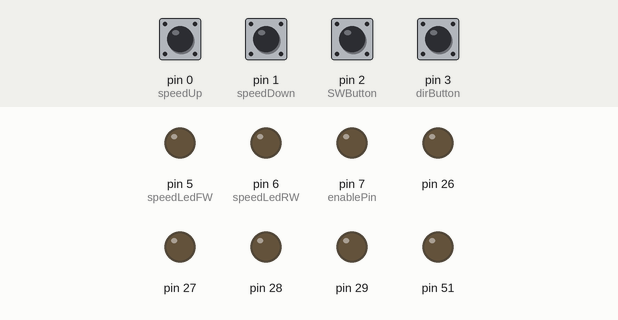
Recording of a sketch running on a simulated Arduino Mega 2560, built with avr-gcc and run on an emulated ATmega2560. Parts: output pins drawn as LEDs (lit = HIGH). The test bench sets the inputs (shaded band); at power-on: pin 0 (speedUp), pin 1 (speedDown), pin 2 (SWButton), pin 3 (dirButton) LOW.

Above: at 1.2 s.
1.3 s: pin 2 (SWButton) pulled HIGH for 0.15 s
2.9 s: pin 0 (speedUp) pulled HIGH for 1 s
At 5.1 s:
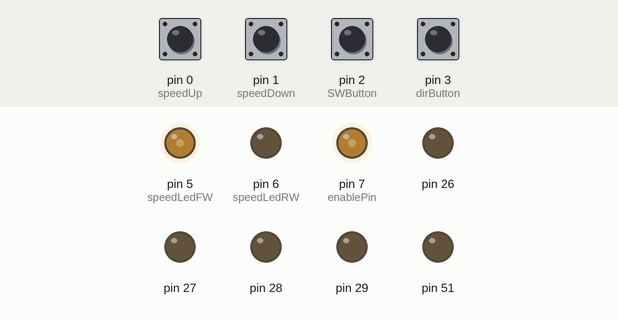
5.4 s: pin 3 (dirButton) pulled HIGH for 0.15 s
At 8.2 s:
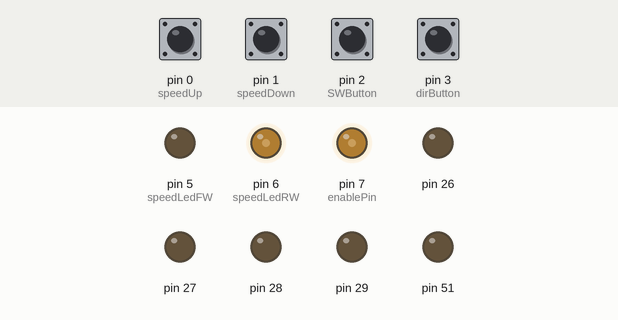
8.5 s: pin 0 (speedUp) pulled HIGH for 1 s
At 10.7 s:
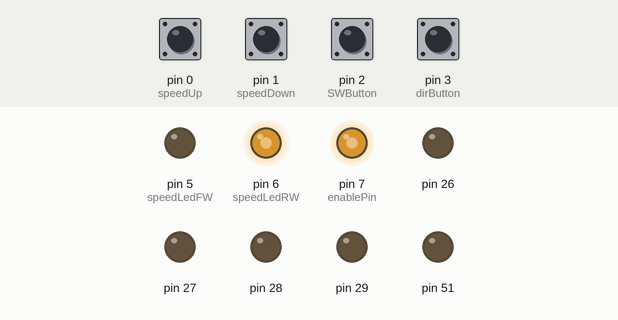
11.0 s: pin 3 (dirButton) pulled HIGH for 1 s
At 14.8 s:
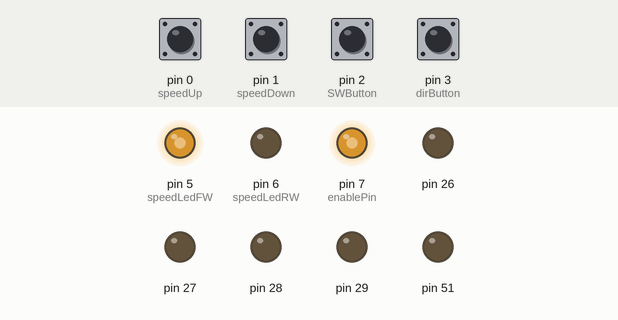
15.0 s: pin 0 (speedUp) pulled HIGH for 1 s
At 16.5 s:
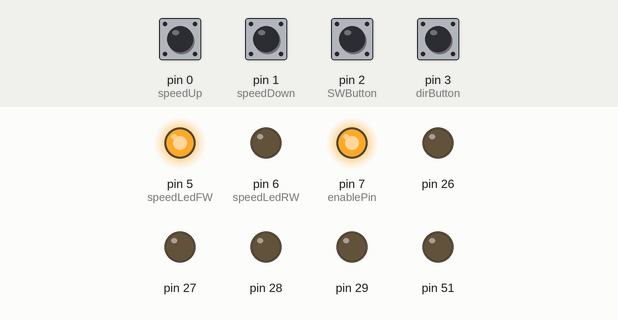
Timing chart, 0 to 18.0 s (numbered marks = the images above; inputs shaded):
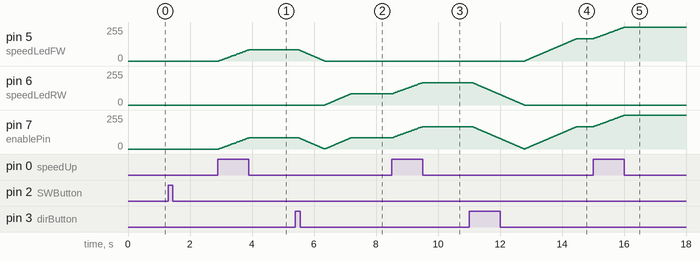

The sketch:

test_button_1.ino
```cpp
byte speedUp = 0; //analog
byte speedDown = 1; //analog
byte SWButton = 2; //analog
byte dirButton = 3; //analog
byte dirPin = 4; //analog

byte speedLedFW = 5; //digital
byte speedLedRW = 6; //digital
byte enablePin = 7; //digital
byte ledOnOff = 8; //digital

byte crt_speedLed = 5;

unsigned long time = 0;
unsigned long startTime = 0;
unsigned long pressedSec = 0;

float periodPot = 3; //cate secunde pentru a ajunge la maxim pornind de la 0
float maxSteps = 100; // in cati pasi se va ajunge la maxim (numarul de viteze)
float stepPeriod = 0; // periodPot/maxSteps

int currentStep = 0; //step-ul care este :)
int lastStep = 0; //unde a ramas de la ultima setare

void setup() {
  //Serial.begin(9600);
  bitClear(DDRA, 0); //pinMode(speedUpButton, INPUT)
  bitClear(DDRA, 1); //pinMode(speedDown, INPUT)
  bitClear(DDRA, 2); //pinMode(SWButton, INPUT)
  bitClear(DDRA, 3); //pinMode(SWButton, INPUT)

  bitSet(DDRA, 7); //pinMode(enablePin, OUTPUT)
  bitSet(DDRA, 5); //pinMode(speedLedFW, OUTPUT)
  bitSet(DDRA, 6); //pinMode(speedLedRW, OUTPUT)

  bitSet(DDRA, 4); //pinMode(dirPin, OUTPUT)
  bitSet(DDRB, 2); //pinMode(ledOnOff, OUTPUT)

  digitalWrite(SWButton, LOW);
  digitalWrite(ledOnOff, LOW);
  stepPeriod = (periodPot / maxSteps); // cat trebuie tinut apasat butonul pentru a insemna o incrementare a pasului
}

void loop() {
  if (isOn_SWButton()) {
    isOn_DirButton();
    if (!pressedSpeedUp() && !pressedSpeedDown()) {
      time = millis();

      if (currentStep > maxSteps) {
        currentStep = maxSteps;
      }

      if (currentStep < 0) {
        currentStep = 0;
      }

      lastStep = currentStep;
    }

    if (currentStep >= 0 && currentStep <= maxSteps && !(pressedSpeedUp() && pressedSpeedDown()) ) {
      if (pressedSpeedUp()) {
        //calculeaza tinand cont de unde s-a oprit, la cati pasi a ajuns de cand e apasat butonul
        int elapsedSteps = (int) ( ((millis() - time) + (lastStep * stepPeriod * 1000)) / (stepPeriod * 1000));

        //daca pasul este mai mic decat maximul configurat incrementeaza
        if (currentStep < maxSteps &&  elapsedSteps > currentStep) {
          currentStep = elapsedSteps;

          if (currentStep == maxSteps) {
            blinkLed(crt_speedLed);
          }

          //Serial.print((String)(int)((millis() - time) / 1000) + " sec ");
          //Serial.println(currentStep);
        }

        analogWrite(enablePin, (255 / maxSteps)*currentStep);
        analogWrite(crt_speedLed, (255 / maxSteps)*currentStep);
      }

      if (pressedSpeedDown()) {
        //calculeaza tinand cont de unde s-a oprit, la cati pasi a ajuns de cand e apasat butonul
        int elapsedSteps = (int) ( (millis() - time)  / (stepPeriod * 1000) );

        //daca pasul este mai mic decat maximul configurat incrementeaza
        if (currentStep > 0 && (lastStep - elapsedSteps) < currentStep && (lastStep - elapsedSteps) >= 0) {
          currentStep = lastStep - elapsedSteps;

          if (currentStep == 0) {
            blinkLed(crt_speedLed);
          }

          //Serial.print((String)(int)((millis() - time) / 1000) + " sec ");
          //Serial.println(currentStep);
        }

        analogWrite(enablePin, (255 / maxSteps)*currentStep);
        analogWrite(crt_speedLed, (255 / maxSteps)*currentStep);
      }
    }
  }
}

boolean pressedSpeedUp() {
  return digitalRead(speedUp);
}

boolean pressedSpeedDown() {
  return digitalRead(speedDown);
}

boolean isOn_SWButton() {
  static boolean inDebounce = false;
  static boolean lastSWB = false;
  static boolean previousStateSWB = false;
  static int lastDebounceTime = 0;
  static int debounceDelay = 100;

  if (digitalRead(SWButton) == HIGH && !previousStateSWB && !inDebounce) {
    lastDebounceTime = millis();
    inDebounce = true;
  }

  if (digitalRead(SWButton) == HIGH && !previousStateSWB && (millis() - lastDebounceTime) > debounceDelay) {
    previousStateSWB = true;
    lastSWB = !lastSWB;

    if (lastSWB) {
      analogWrite(enablePin, (255 / maxSteps)*currentStep);
      analogWrite(crt_speedLed, (255 / maxSteps)*currentStep);
      digitalWrite(ledOnOff,HIGH);
    }
    else {
      digitalWrite(enablePin, LOW);
      digitalWrite(crt_speedLed, LOW);
      digitalWrite(ledOnOff,LOW);
    }

    inDebounce = false;
  }

  if (digitalRead(SWButton) == LOW && previousStateSWB) {
    previousStateSWB = false;
  }

  return lastSWB;
}

boolean isOn_DirButton() {
  static boolean inDebounce = false;
  static boolean last = false;
  static boolean previousState = false;
  static int lastDebounceTime = 0;
  static int debounceDelay = 100;

  if (digitalRead(dirButton) == HIGH && !previousState && !inDebounce) {
    lastDebounceTime = millis();
    inDebounce = true;
  }

  if (digitalRead(dirButton) == HIGH && !previousState && (millis() - lastDebounceTime) > debounceDelay) {
    previousState = true;
    last = !last;
    inDebounce = false;

    if (last) {
      //adu-l treptat la zero inainte de a schimba directia
      for(int i=((255 / maxSteps)*currentStep);i>0;i--){
        analogWrite(enablePin,i);
        analogWrite(speedLedFW,i);
        delay(10);
      }
      digitalWrite(dirPin, HIGH);

      //change color of bicolor Led
      crt_speedLed = speedLedRW;
      digitalWrite(speedLedFW,LOW);

      //adu-l treptat la valoarea initiala pe directia schimbata
      for(int i=0;i<((255 / maxSteps)*currentStep);i++){
        analogWrite(enablePin,i);
        analogWrite(crt_speedLed,i);
        delay(10);
      }

      analogWrite(crt_speedLed,(255 / maxSteps)*currentStep);
    }
    else {
      //adu-l treptat la zero inainte de a schimba directia
      for(int i=((255 / maxSteps)*currentStep);i>0;i--){
        analogWrite(enablePin,i);
        analogWrite(speedLedRW,i);
        delay(10);
      }
      digitalWrite(dirPin, LOW);
      //change color of bicolor Led
      crt_speedLed = speedLedFW;
      digitalWrite(speedLedRW,LOW);

      //adu-l treptat la valoarea initiala pe directia schimbata
      for(int i=0;i<((255 / maxSteps)*currentStep);i++){
        analogWrite(enablePin,i);
        analogWrite(crt_speedLed,i);
        delay(10);
      }

      analogWrite(crt_speedLed,(255 / maxSteps)*currentStep);
    }


    analogWrite(enablePin, (255 / maxSteps)*currentStep);
    //Serial.println((String) last);
  }

  if (digitalRead(dirButton) == LOW && previousState) {
    previousState = false;
  }

  return last;
}

void blinkLed(byte led) {
  for (byte i = 0; i < 4; i++) {
    analogWrite(led, 10);
    delay(30);
    digitalWrite(led, HIGH);
    delay(30);
  }
}
```

Measured:
- after the input at 2.9 s, pin 5 (speedLedFW), pin 7 (enablePin): moves from 0/255 to 84/255 over 0.96 s, starting at once
- after the input at 5.4 s, pin 5 (speedLedFW): moves from 84/255 to 0/255 over 0.83 s, starting after 0.11 s; pin 6 (speedLedRW): moves from 0/255 to 84/255 over 0.84 s, starting after 0.95 s
- after the input at 8.5 s, pin 6 (speedLedRW), pin 7 (enablePin): moves from 84/255 to 168/255 over 0.96 s, starting at once
- after the input at 11.0 s, pin 5 (speedLedFW): moves from 0/255 to 168/255 over 1.7 s, starting after 1.8 s; pin 6 (speedLedRW): moves from 168/255 to 0/255 over 1.7 s, starting after 0.11 s
- after the input at 15.0 s, pin 5 (speedLedFW), pin 7 (enablePin): moves from 168/255 to 252/255 over 0.96 s, starting at once
